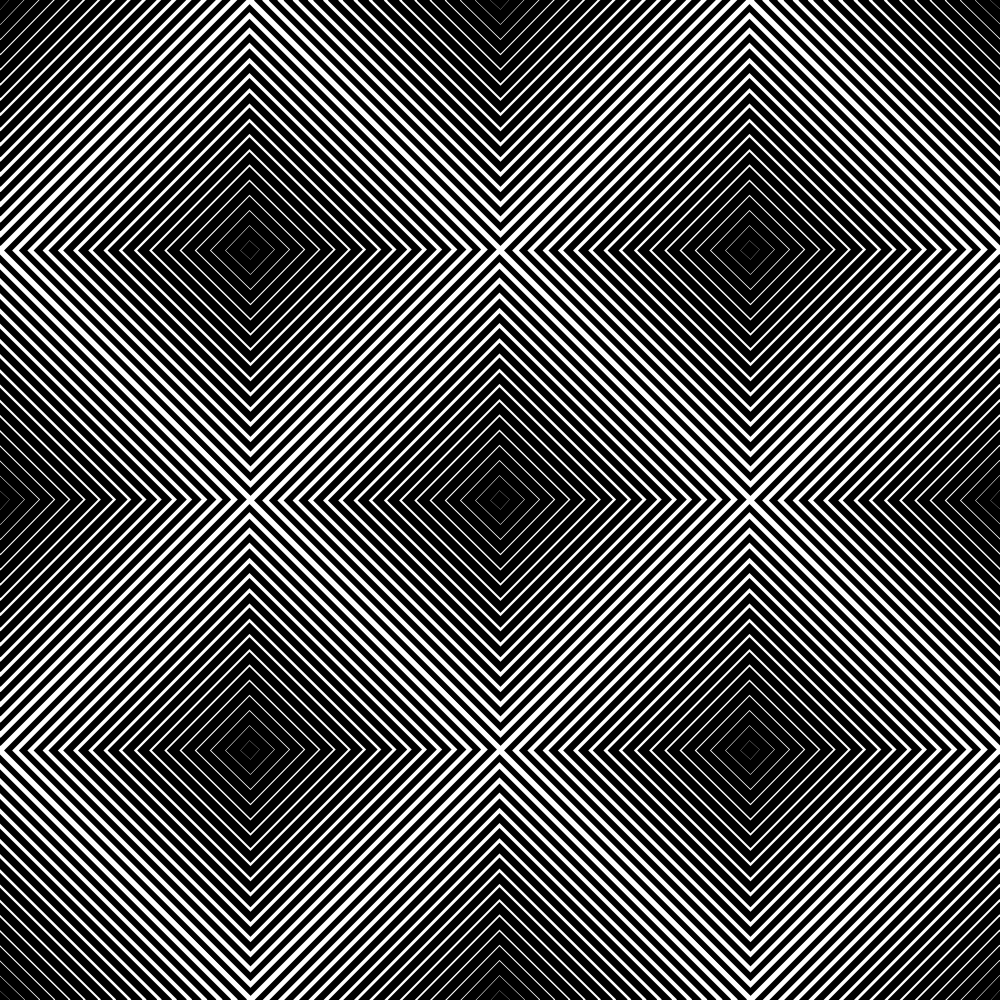
Frame 1 (no input)
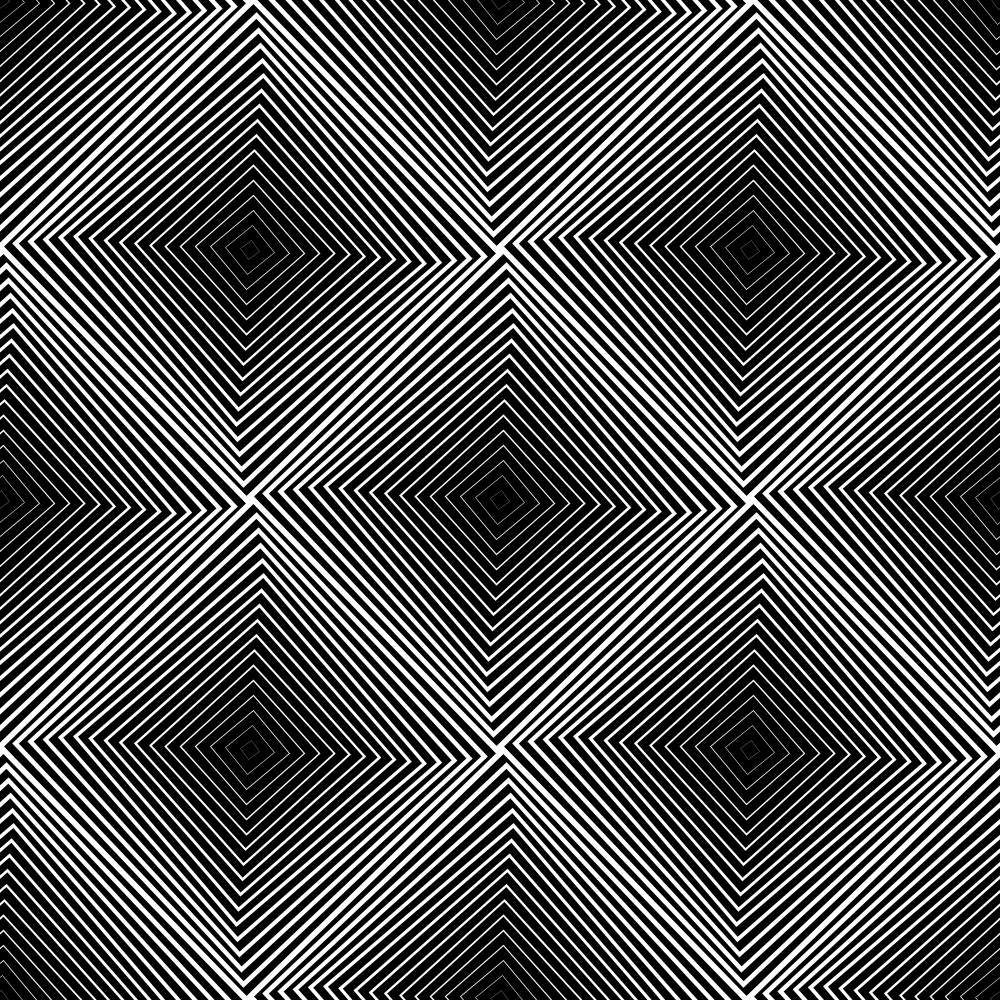
Frame 60 (the mouse pressed at the canvas centre just before this capture)
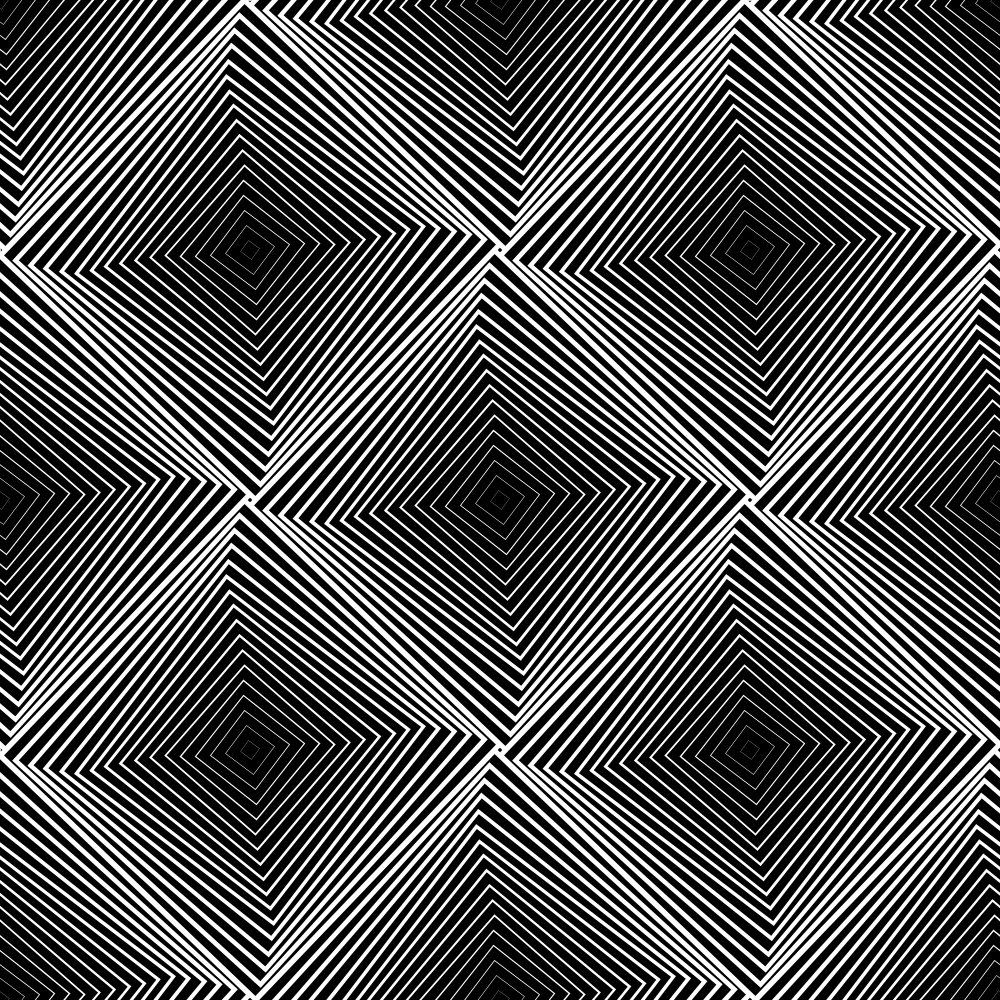
Frame 120 (the mouse held since frame 60 and released just before this capture)

The Processing sketch that drew these frames (run headless with seeded random() and noise(); from frame 60 on, the mouse is pressed at the canvas centre):

// Processing sketch: BrokenTurningPoly
// ── BrokenTurningPoly.pde
float n =4;
float a = 0;
float r =  0;
float H, W ;


void setup() {
  size(1000, 1000);
  surface.setResizable(true);
  background(0);
}

void draw() {
  fill(0, 15);
  rect(0, 0, width, height);
  //noFill();
  H = height/4;
  W = width/4;

  stroke(255);
  strokeWeight(5);
  fill(0);
  blendMode(BLEND);

  for (float v = W; v < width+10; v+= W) {
    pushMatrix();
    drawPolyGrp(v, v);
    translate(W, 0);    
    popMatrix();
  }
  pushMatrix();
  drawPolyGrp(0, 0);
  popMatrix();
  
  pushMatrix();
  drawPolyGrp(2*W, 0);
  popMatrix();
  
  pushMatrix();
  drawPolyGrp(3*W,H);
  popMatrix();
  
  pushMatrix();
  drawPolyGrp(4*W, 2*H);
  popMatrix();
  
  pushMatrix();
  drawPolyGrp(5*W, 3*H);
  popMatrix();
  
  pushMatrix();
  drawPolyGrp(0, 2*H);
  popMatrix();
  
  pushMatrix();
  drawPolyGrp(4*W, 0);
  popMatrix();
  
  pushMatrix();
  drawPolyGrp(2*W, 4*H);
  popMatrix();
  
  pushMatrix();
  drawPolyGrp(W, 3*H);
  popMatrix();
  
  pushMatrix();
  drawPolyGrp(0, 4*H);
  popMatrix();
 

  a+= 0.05 ;       // turning speed
}

void polygon(float x, float y, float radius, int npoints) {
  float angle = TWO_PI / npoints;
  beginShape();
  for (float a = 0; a < TWO_PI; a += angle) {
    float sx = x + cos(a) * radius;
    float sy = y + sin(a) * radius;
    vertex(sx, sy);
  }
  endShape(CLOSE);
}

void drawPolyGrp(float W_, float H_) {

  translate(W_, H_);
  for (int i = width/4; i > 0; i-= 15) {
    float SW =  map(i, 0, width, 0.01, 20);
    strokeWeight(SW);
    float A = map(sin(a), -1, 1, radians(88), radians(92));
    //float A = map(mouseX, 0,width,radians(87),radians(93));     /// debugger 
    if ((i <= (W)/3)||(i >= (W-(W)/3))) {
      rotate(2*A);
    } else {
      rotate(-A);
    }   
    int N = floor(n);
    polygon(0, 0, i, N);
  }
}
